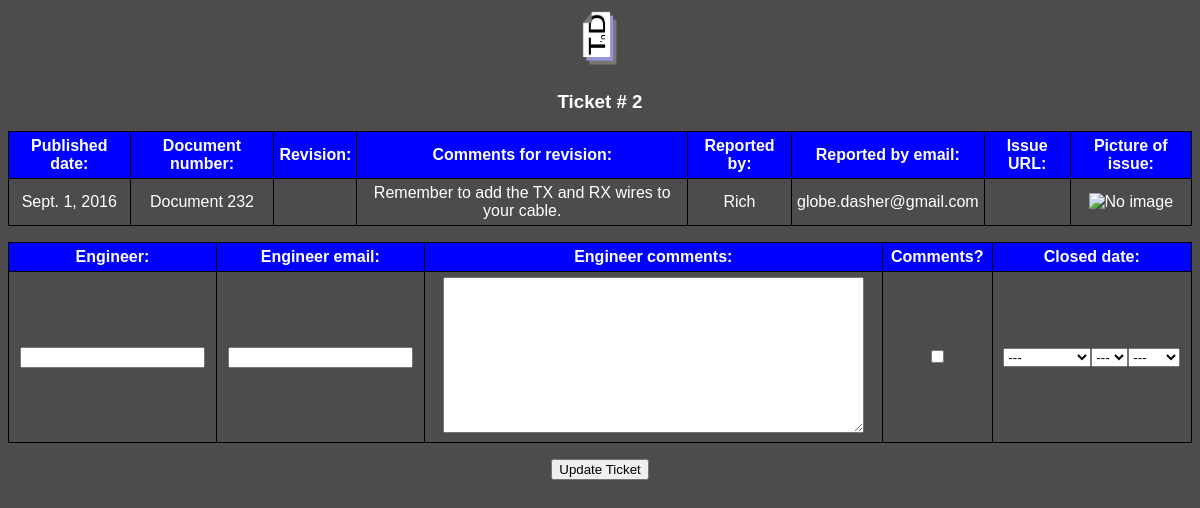
The page /tickets/2/form/ on the database its author committed.
### tickets/models.py (models this page shows, shortened)
class Ticket(models.Model):
    pub_date = models.DateField(max_length=100, default=timezone.now)
    document_number = models.CharField(max_length=30)
    comments_for_revision = models.CharField(max_length=500)
    reported_by = models.CharField(max_length=50)
    reported_by_email = models.EmailField(max_length=50)
    url_of_issue = models.CharField(max_length=200, blank=True)
    pic_of_issue = models.FileField(blank=True)
    eng = models.CharField(max_length=50, blank=True)
    eng_email = models.EmailField(max_length=50, blank=True)
    revision = models.CharField(max_length=4, blank=True)
    eng_comments = models.CharField(max_length=1000, blank=True)
    confirmed = models.BooleanField(default=False, blank=True)
    close_date = models.DateField(max_length=100, null=True, blank=True)

### tickets/views.py (the view)
# urls.py: url(r'^(?P<pk>[0-9]+)/form/$', views.open_ticket, name='form'),
def open_ticket(request, pk):
    if request.method == 'POST':
        form = DetailForm(request.POST)
        if form.is_valid():
            target = Ticket.objects.get(pk=pk)
            tick = DetailForm(request.POST, instance=target)
            tick.save()
            return HttpResponseRedirect('/tickets/thanks/')
    else:
        ticket = Ticket.objects.get(pk=pk)
        form = DetailForm(instance=ticket)
        context = {'form':form, 'ticket':ticket}
    return render(request, 'tickets/form.html', context)

### tickets/form.py
class DetailForm(ModelForm):
    class Meta:
        model = Ticket
        fields = ['eng',
                  'eng_email',
                  'eng_comments',
                  'confirmed',
                  'close_date',
                  ]
        widgets = {
                'eng_comments':
                    Textarea(attrs={'cols':50, 'rows':10}),
                'close_date': SelectDateWidget(),
                  }

### tickets/templates/tickets/form.html (shortened to what this page needs)
<!doctype html >
<html>
<head>
{% load staticfiles %}
<link rel="stylesheet" type="text/css"
    href="{% static 'tickets/style.css' %}" />
</head>
<body>
<a href="{% url "tickets:index" %}">
  <img src="{% static "tickets/logo.png" %}" alt="Cannot load logo."
      style="width:40px;height:60px;">
</a>
<h3>Ticket # {{ ticket.id }}</h3>
  <table>
    <tr>
      <th>Published date:</th>
      <th>Document number:</th>
      <th>Revision:</th>
      <th>Comments for revision:</th>
      <th>Reported by:</th>
      <th>Reported by email:</th>
      <th>Issue URL:</th>
      <th>Picture of issue:</th>
    </tr>
    <tr>
      <td>{{ ticket.pub_date }}</td>
      <td>{{ ticket.document_number }}</td>
      <td>{{ ticket.revision }}</td>
      <td>{{ ticket.comments_for_revision }}</td>
      <td>{{ ticket.reported_by }}</td>
      <td>{{ ticket.reported_by_email }}</td>
      <td>{{ ticket.url_of_issue }}</td>
      <td><img src="{{ ticket.pic_of_issue }}" alt="No image"
        style="width:60px;height:60px;"></td>
    </tr>
  </table>
<p>
<form action="{% url "tickets:update" ticket.id %}" method="post">
  <table>
    <tr>
      <th>Engineer:</th>
      <th>Engineer email:</th>
      <th>Engineer comments:</th>
      <th>Comments?</th>
      <th>Closed date:</th>
    </tr>
    <tr>
      <td>{{ form.eng }}</td>
      <td>{{ form.eng_email }}</td>
      <td>{{ form.eng_comments }}</td>
      <td>{{ form.confirmed }}</td>
      <td>{{ form.close_date }}</td>
    </tr>
  </table>
  <p><input type="submit" value="Update Ticket"  /></p>
</p>
</body>
</html>

### tickets/static/tickets/style.css (style rules this page uses)
body { color: #ffffff; text-align: center; background-color: #4c4c4c; font-family: Impact, Charcoal, sans-serif; font-family: Tahoma, Geneva, sans-serif; }
a { color: #ffffff; }
th { background-color: blue; color: #ffffff; }
tr:nth-child(odd) { background-color: #9595db; }
table, th, td { border: 1px solid black; border-collapse: collapse; }
table { width: 100%; }
th, td { padding: 5px; }
th { text-align: center; }

### tickets/templates/tickets/form.html (style rules this page uses)
table, th, td { border: 1px solid black; border-collapse: collapse; background-color: #4c4c4c; }

### rows shown on the page
Ticket: id "2", pub_date "Sept. 1, 2016", document_number "Document 232", comments_for_revision "Remember to add the TX and RX wires to your cable.", reported_by "Rich", reported_by_email "globe.dasher@gmail.com"
